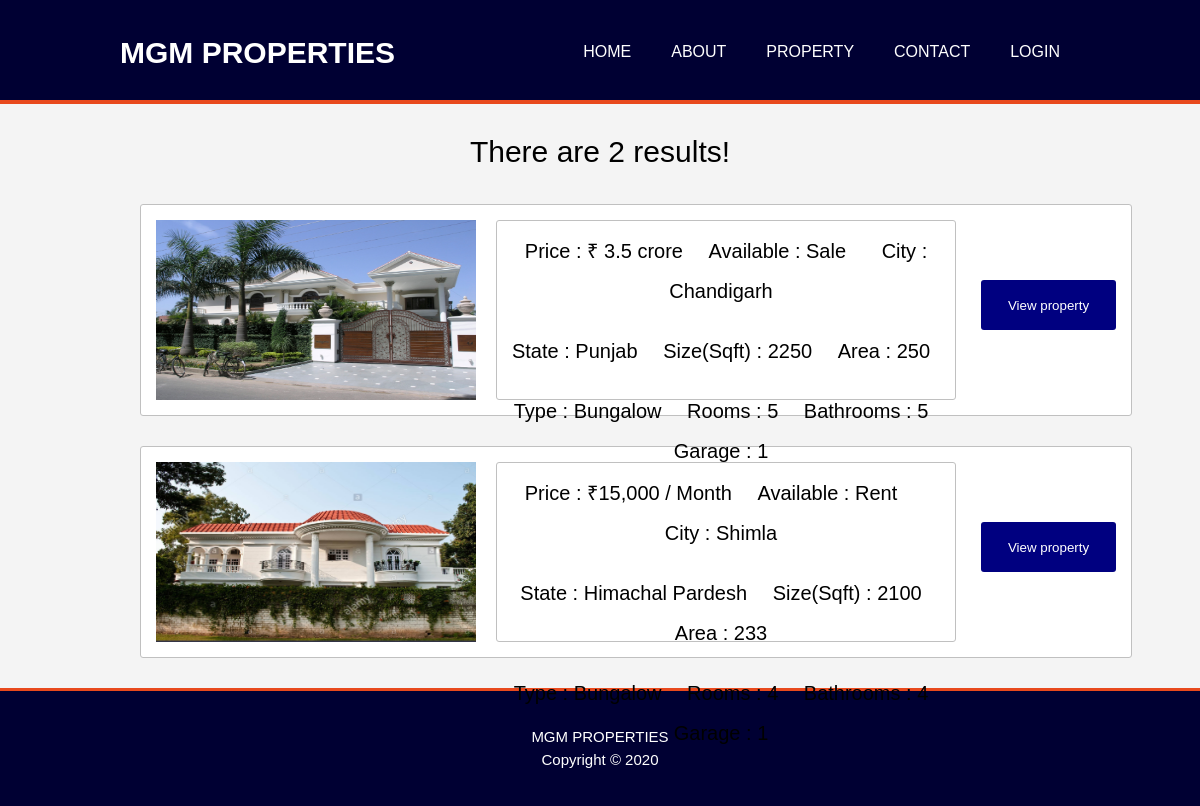
The app's page /project/bungalow.php with its own data.
### tables this page shows
CREATE TABLE `property` (
  `id` int(10) NOT NULL,
  `description` varchar(20) NOT NULL,
  `name` varchar(20) NOT NULL,
  `available` varchar(10) NOT NULL,
  `state` varchar(20) NOT NULL,
  `size` varchar(20) NOT NULL,
  `rooms` int(10) NOT NULL,
  `address` varchar(250) NOT NULL,
  `images` varchar(300) NOT NULL,
  `type` varchar(20) NOT NULL,
  `value` varchar(20) NOT NULL,
  `city` varchar(20) NOT NULL,
  `area` varchar(20) NOT NULL,
  `bathroom` int(10) NOT NULL,
  `garage` int(10) NOT NULL,
  `details` varchar(250) NOT NULL,
  `contact` varchar(10) NOT NULL
);

### project/bungalow.php (the view, shortened to what this page needs)
<!DOCTYPE html>
<html>
<head>
	<link rel="stylesheet" type="text/css" href="css/style.css">
</head>
<body>
 <header>
          <div class="container">
            <div id="branding">
              <h1>MGM PROPERTIES</h1>
            </div>
            <nav>
              <ul>
                <li><a href="index.php">Home</a></li>
                <li><a href="about.php">About</a></li>
                <li><a href="show_property.php">Property</a></li>
                <li><a href="contact.php">Contact</a></li>
                <li><a href="login.php">Login</a></li>
              </ul>
            </nav>
          </div>
        </header>
    <?php
    include 'connect.php';
		$prop="Bungalow";
	    $sql1="select * from property where description='$prop' ";
	    $result=mysqli_query($con,$sql1);
	    $queryresult=mysqli_num_rows($result);
	    if ($queryresult==true) {
	    	echo "<div class='search'>There are ".$queryresult." results!</div>";
            while($row = mysqli_fetch_assoc($result))
            {
	        ?>
	 <div class="box">
	 	<form method="POST">
		<div class="show">
			<div class="imgbox"><img src='<?php echo $row["images"]; ?>'/></div>
		<div class="detail1">
	    <div class="display"><ul><li>Price : <?php echo $row['value'];?></li>
	    <li>Available : <?php echo $row['available'];?></li>
	    <li></li>City : <?php echo $row['city'];?></ul></div>
	    <div class="display"><ul><li>State : <?php echo $row['state'];?></li>
	    <li>Size(Sqft) : <?php echo $row['size'];?></li>
	    <li>Area : <?php echo $row['area'];?></li></ul></div>
	    <div class="display"><ul><li>Type : <?php echo $row['description'];?></li>
      <li>Rooms : <?php echo $row['rooms'];?></li>
	    <li>Bathrooms : <?php echo $row['bathroom'];?></li>
	    <li>Garage : <?php echo $row['garage'];?></li></ul></div>
	    </div>
      <button type="submit" name="a1" class="botton">View property</button>
	    </div></form>
  <?php
    }
   ?>
 </div>
<?php
}
?>
<footer>
        <p>MGM PROPERTIES<br>Copyright &copy; 2020</p>
        </footer>
</body>
</html>

### project/css/style.css (style rules this page uses)
body { font-family: sans-serif; font-size: 15px; line-height: 1.5; padding: 0; margin: 0; }
.container { width: 80%; margin: auto; overflow: hidden; }
ul { margin: 0; padding: 0; }
header { background: #000033; color: #ffffff; padding-top: 30px; min-height: 70px; border-bottom: #e8491d 4px solid; }
header a { color: #ffffff; text-decoration: none; text-transform: uppercase; font-size: 16px; }
header li { float: left; display: inline; padding: 0 20px 0 20px; }
header #branding { float: left; }
header #branding h1 { margin: 0; }
header nav { float: right; margin-top: 10px; }
.show { margin: 30px; margin-left: 140px; padding: 15px; background-color: #fff; border-radius: 3px; border: 1px solid silver; width: 80%; height: 180px; display: flex; }
.show .imgbox img { width: 320px; height: 180px; }
.detail1 { font-size: 20px; text-align: center; width: 700px; border: 1px solid silver; border-radius: 3px; margin-left: 20px; line-height: 40px; }
.detail1 li { display: inline; padding: 0 10px 0 10px; }
.detail1 .display { padding: 10px; padding-left: 0; }
.botton { width: 200px; height: 50px; margin-left: 25px; margin-top: 60px; background-color: navy; color: #fff; border: navy; border-radius: 3px; }
footer { padding: 20px; margin-top: 20px; min-height: 40px; color: #ffffff; text-align: center; background-color: #000033; border-top: #e8491d 3px solid; }

### project/bungalow.php (style rules this page uses)
body { background-color: #f4f4f4; }
.search { text-align: center; font-size: 30px; margin-top: 25px; }

### records on screen
property: images (picture), value "₹ 3.5 crore", available "Sale", city "Chandigarh", state "Punjab", size "2250", area "250", description "Bungalow", rooms "5", bathroom "5", garage "1"
property: images (picture), value "₹15,000 / Month", available "Rent", city "Shimla", state "Himachal Pardesh", size "2100", area "233", description "Bungalow", rooms "4", bathroom "4"

### other values on screen
$queryresult "2"
